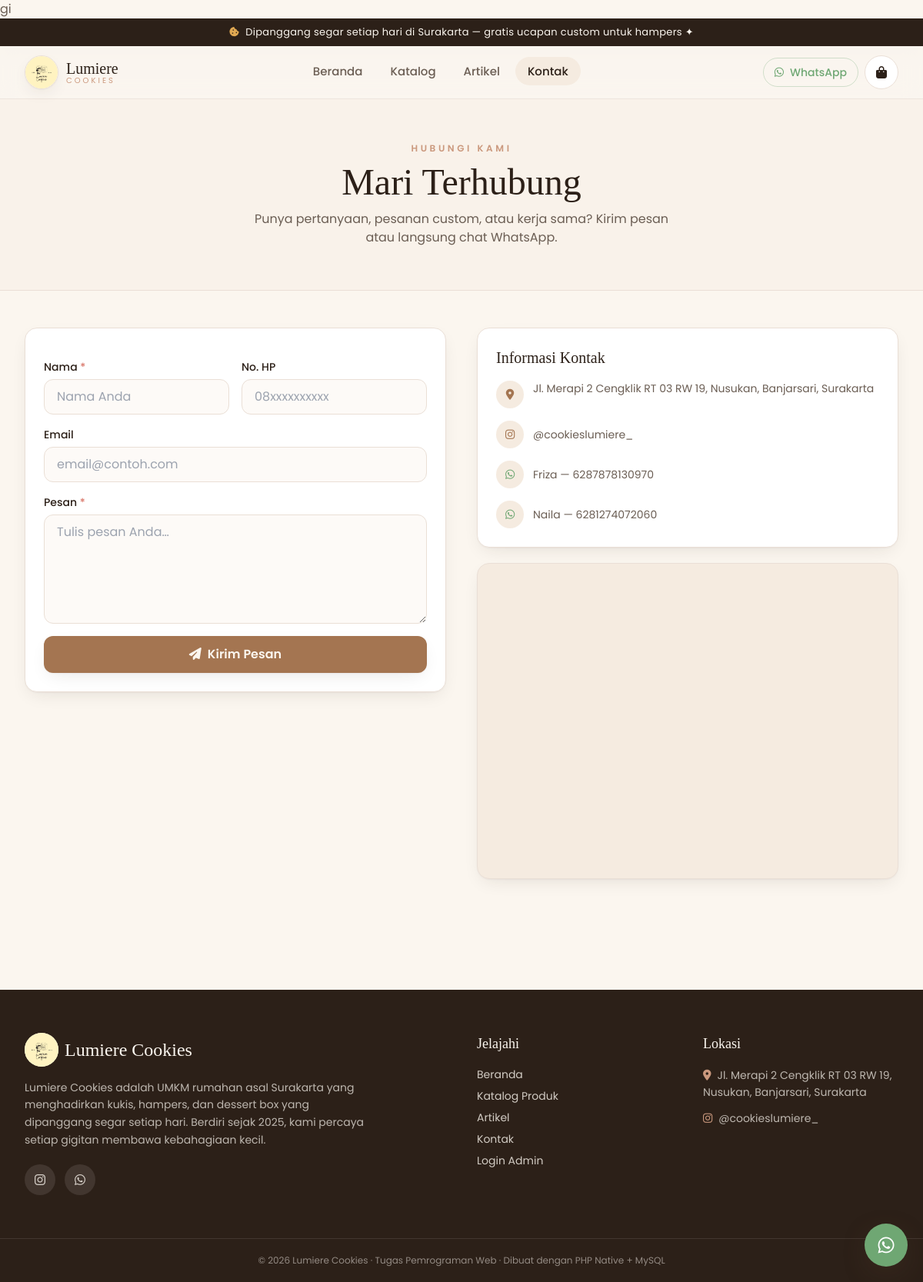
/index.php?page=contact, run on the app's committed database.
### tables this page shows
CREATE TABLE whatsapp_numbers (
  id        INT AUTO_INCREMENT PRIMARY KEY,
  label     VARCHAR(60) NOT NULL,
  number    VARCHAR(30) NOT NULL,            
  is_active TINYINT(1) NOT NULL DEFAULT 1,
  is_primary TINYINT(1) NOT NULL DEFAULT 0
);

### public/index.php (called while the page is built, shortened)
<?php
require __DIR__ . '/../src/config/database.php';
require __DIR__ . '/../src/includes/functions.php';
$routes = [
    'home'          => 'public/home.php',
    'catalog'       => 'public/catalog.php',
    'product'       => 'public/product.php',
    'cart'          => 'public/cart.php',
    'checkout'      => 'public/checkout.php',
    'order-success' => 'public/order_success.php',
    'articles'      => 'public/articles.php',
    'article'       => 'public/article.php',
    'contact'       => 'public/contact.php',
    'login'  => 'auth/login.php',
    'logout' => 'auth/logout.php',
    'api/cart' => 'api/cart.php',
    'admin'             => 'admin/dashboard.php',
    'admin/products'    => 'admin/products.php',
    'admin/categories'  => 'admin/categories.php',
    'admin/orders'      => 'admin/orders.php',
    'admin/order'       => 'admin/order_detail.php',
    'admin/export'      => 'admin/export_orders.php',
    'admin/testimonials'=> 'admin/testimonials.php',
    'admin/faqs'        => 'admin/faqs.php',
    'admin/articles'    => 'admin/articles.php',
    'admin/gallery'     => 'admin/gallery.php',
    'admin/messages'    => 'admin/messages.php',
    'admin/settings'    => 'admin/settings.php',
];
$page = $_GET['page'] ?? 'home';
$file = SRC_PATH . '/pages/' . $routes[$page];
require $file;

### src/includes/functions.php (called while the page is built, shortened)
<?php
function e($value): string
{
    return htmlspecialchars((string) ($value ?? ''), ENT_QUOTES, 'UTF-8');
}
function url(string $page = 'home', array $params = []): string
{
    $query = array_merge(['page' => $page], $params);
    return APP_BASE . '/index.php?' . http_build_query($query);
}
function setting(string $key, ?string $default = null): ?string
{
    static $cache = null;
    if ($cache === null) {
        $cache = [];
        try {
            foreach (db()->query('SELECT setting_key, setting_value FROM settings') as $row) {
                $cache[$row['setting_key']] = $row['setting_value'];
            }
        } catch (Throwable $e) {
            $cache = [];
        }
    }
    return $cache[$key] ?? $default;
}
function whatsapp_numbers(): array
{
    try {
        return db()->query(
            'SELECT * FROM whatsapp_numbers WHERE is_active = 1 ORDER BY is_primary DESC, id ASC'
        )->fetchAll();
    } catch (Throwable $e) {
        return [];
    }
}
function wa_link(?string $number, string $text = ''): string
{
    $number = preg_replace('/\D+/', '', (string) $number);
    $base = 'https://wa.me/' . $number;
    return $text !== '' ? $base . '?text=' . rawurlencode($text) : $base;
}

### src/config/database.php (called while the page is built, shortened)
<?php
if (!function_exists('env')) {
    function env(string $key, $default = null)
    {
        $val = getenv($key);
        return ($val === false || $val === '') ? $default : $val;
    }
}
function db(): PDO
{
    static $pdo = null;
    if ($pdo instanceof PDO) {
        return $pdo;
    }
    $host = env('DB_HOST', '127.0.0.1');
    $port = env('DB_PORT', '3306');
    $name = env('DB_NAME', 'lumiere_cookies');
    $user = env('DB_USER', 'root');
    $pass = env('DB_PASS', '');
    $dsn = "mysql:host={$host};port={$port};dbname={$name};charset=utf8mb4";
    try {
        $pdo = new PDO($dsn, $user, $pass, [
            PDO::ATTR_ERRMODE            => PDO::ERRMODE_EXCEPTION,
            PDO::ATTR_DEFAULT_FETCH_MODE => PDO::FETCH_ASSOC,
            PDO::ATTR_EMULATE_PREPARES   => false,
        ]);
    } catch (PDOException $e) {
        http_response_code(500);
        die(
            '<div style="font-family:sans-serif;max-width:560px;margin:80px auto;padding:24px;'
            . 'border:1px solid #EADFD6;border-radius:16px;background:#FFF8F2;color:#2F241F">'
            . '<h2 style="margin-top:0">Gagal terhubung ke database</h2>'
            . '<p>Pastikan MySQL berjalan dan file <code>.env</code> sudah diisi dengan benar '
            . '(DB_HOST, DB_NAME, DB_USER, DB_PASS), serta <code>schema.sql</code> &amp; '
            . '<code>seed.sql</code> sudah dijalankan.</p>'
            . '<p style="color:#D97A6C"><strong>Detail:</strong> ' . htmlspecialchars($e->getMessage()) . '</p>'
            . '</div>'
        );
    }
    return $pdo;
}

### src/pages/public/contact.php (the view, shortened to what this page needs)
gi<?php
$old     = ['name' => '', 'email' => '', 'phone' => '', 'message' => ''];
$mapsEmbed = setting('maps_embed');
$address   = setting('address');
$ig        = setting('instagram');
$igUrl     = setting('instagram_url', '#');
$waNumbers = whatsapp_numbers();
require SRC_PATH . '/includes/header.php';
?>
<section class="bg-muted/40 border-b border-line">
  <div class="max-w-7xl mx-auto px-4 sm:px-6 lg:px-8 py-14 text-center" data-aos="fade-up">
    <span class="text-xs tracking-[0.3em] uppercase text-accent font-semibold">Hubungi Kami</span>
    <h1 class="font-display text-4xl sm:text-5xl text-heading mt-3">Mari Terhubung</h1>
    <p class="text-body mt-3 max-w-xl mx-auto">Punya pertanyaan, pesanan custom, atau kerja sama? Kirim pesan atau langsung chat WhatsApp.</p>
  </div>
</section>
<section class="max-w-7xl mx-auto px-4 sm:px-6 lg:px-8 py-12 grid lg:grid-cols-2 gap-10">
  <div data-aos="fade-right">
    <form method="post" action="<?= url('contact') ?>" class="bg-card border border-line rounded-2xl p-6 shadow-soft space-y-4">
      <div class="grid sm:grid-cols-2 gap-4">
        <div>
          <label class="block text-sm font-medium text-heading mb-1.5">Nama <span class="text-danger">*</span></label>
          <input name="name" value="<?= e($old['name']) ?>" required class="field w-full rounded-xl border border-line bg-cream/50 px-4 py-2.5 focus:border-primary focus:ring-2 focus:ring-primary/20 outline-none transition" placeholder="Nama Anda">
        </div>
        <div>
          <label class="block text-sm font-medium text-heading mb-1.5">No. HP</label>
          <input name="phone" value="<?= e($old['phone']) ?>" class="field w-full rounded-xl border border-line bg-cream/50 px-4 py-2.5 focus:border-primary focus:ring-2 focus:ring-primary/20 outline-none transition" placeholder="08xxxxxxxxxx">
        </div>
      </div>
      <div>
        <label class="block text-sm font-medium text-heading mb-1.5">Email</label>
        <input name="email" type="email" value="<?= e($old['email']) ?>" class="field w-full rounded-xl border border-line bg-cream/50 px-4 py-2.5 focus:border-primary focus:ring-2 focus:ring-primary/20 outline-none transition" placeholder="email@contoh.com">
      </div>
      <div>
        <label class="block text-sm font-medium text-heading mb-1.5">Pesan <span class="text-danger">*</span></label>
        <textarea name="message" rows="5" required class="field w-full rounded-xl border border-line bg-cream/50 px-4 py-2.5 focus:border-primary focus:ring-2 focus:ring-primary/20 outline-none transition" placeholder="Tulis pesan Anda…"><?= e($old['message']) ?></textarea>
      </div>
      <button type="submit" class="btn-primary w-full bg-primary hover:bg-hover text-cream font-semibold py-3 rounded-xl transition shadow-soft hover:scale-[1.02]">
        <i class="fa-solid fa-paper-plane mr-2"></i>Kirim Pesan
      </button>
    </form>
  </div>
  <div class="space-y-5" data-aos="fade-left">
    <div class="bg-card border border-line rounded-2xl p-6 shadow-soft">
      <h3 class="font-display text-xl text-heading mb-4">Informasi Kontak</h3>
      <ul class="space-y-4 text-sm">
        <li class="flex gap-3">
          <span class="w-9 h-9 grid place-items-center rounded-full bg-muted text-primary shrink-0"><i class="fa-solid fa-location-dot"></i></span>
          <span class="text-body"><?= e($address) ?></span>
        </li>
        <?php if ($ig): ?>
        <li class="flex gap-3 items-center">
          <span class="w-9 h-9 grid place-items-center rounded-full bg-muted text-primary shrink-0"><i class="fa-brands fa-instagram"></i></span>
          <a href="<?= e($igUrl) ?>" target="_blank" rel="noopener" class="text-body hover:text-primary transition"><?= e($ig) ?></a>
        </li>
        <?php endif; ?>
        <?php foreach ($waNumbers as $wa): ?>
        <li class="flex gap-3 items-center">
          <span class="w-9 h-9 grid place-items-center rounded-full bg-muted text-success shrink-0"><i class="fa-brands fa-whatsapp"></i></span>
          <a href="<?= e(wa_link($wa['number'], 'Halo Lumiere Cookies!')) ?>" target="_blank" rel="noopener" class="text-body hover:text-success transition">
            <?= e($wa['label']) ?> — <?= e($wa['number']) ?>
          </a>
        </li>
        <?php endforeach; ?>
      </ul>
    </div>
    <div class="rounded-2xl overflow-hidden border border-line shadow-soft aspect-[4/3] bg-muted">
      <?php if ($mapsEmbed): ?>
        <iframe src="<?= e($mapsEmbed) ?>" class="w-full h-full" style="border:0" loading="lazy" title="Lokasi Lumiere Cookies"></iframe>
      <?php else: ?>
        <div class="w-full h-full grid place-items-center text-body">Peta belum tersedia</div>
      <?php endif; ?>
    </div>
  </div>
</section>
<?php require SRC_PATH . '/includes/footer.php'; ?>

### public/assets/css/style.css (style rules this page uses)
:root { --primary: #A47551; --hover: #8C6244; --line: #EADFD6; --heading: #2C2018; }
* { -webkit-tap-highlight-color: transparent; }
.btn-primary { position: relative; overflow: hidden; transition: transform .2s, box-shadow .3s, background-color .25s; }
.field { transition: border-color .2s, box-shadow .2s; }

### data on the page
whatsapp_numbers: label "Friza", number "6287878130970"
whatsapp_numbers: label "Naila", number "6281274072060"

### other printed values
$label "Beranda"
$label "Katalog"
$label "Artikel"
$label "Kontak"
$address "Jl. Merapi 2 Cengklik RT 03 RW 19, Nusukan, Banjarsari, Surakarta"
$ig "@cookieslumiere_"
